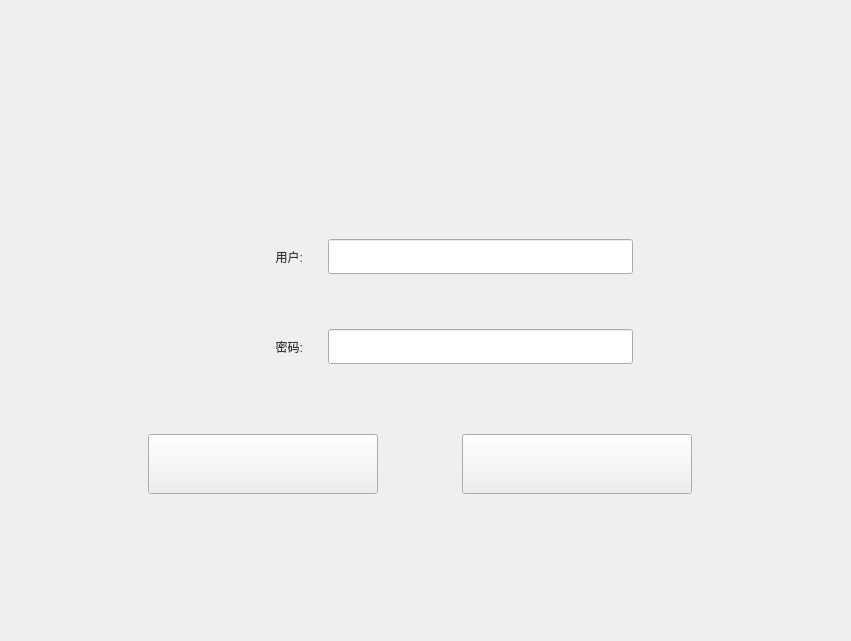
<?xml version="1.0" encoding="UTF-8"?>
<ui version="4.0">
 <class>NLogin</class>
 <widget class="QWidget" name="NLogin">
  <property name="windowModality">
   <enum>Qt::WindowModal</enum>
  </property>
  <property name="enabled">
   <bool>true</bool>
  </property>
  <property name="geometry">
   <rect>
    <x>0</x>
    <y>0</y>
    <width>851</width>
    <height>641</height>
   </rect>
  </property>
  <property name="windowTitle">
   <string>登录</string>
  </property>
  <layout class="QGridLayout" name="gridLayout_2">
   <item row="0" column="0">
    <widget class="QWidget" name="widget_2" native="true">
     <property name="minimumSize">
      <size>
       <width>700</width>
       <height>480</height>
      </size>
     </property>
     <property name="maximumSize">
      <size>
       <width>700</width>
       <height>480</height>
      </size>
     </property>
     <property name="autoFillBackground">
      <bool>false</bool>
     </property>
     <property name="styleSheet">
      <string notr="true"/>
     </property>
     <layout class="QVBoxLayout" name="verticalLayout" stretch="5,0">
      <property name="leftMargin">
       <number>20</number>
      </property>
      <property name="topMargin">
       <number>60</number>
      </property>
      <property name="rightMargin">
       <number>20</number>
      </property>
      <property name="bottomMargin">
       <number>0</number>
      </property>
      <item>
       <layout class="QGridLayout" name="gridLayout" columnstretch="3,5,2">
        <property name="leftMargin">
         <number>25</number>
        </property>
        <property name="topMargin">
         <number>35</number>
        </property>
        <property name="bottomMargin">
         <number>0</number>
        </property>
        <property name="horizontalSpacing">
         <number>25</number>
        </property>
        <property name="verticalSpacing">
         <number>55</number>
        </property>
        <item row="0" column="1">
         <widget class="QLineEdit" name="n_useNameLine">
          <property name="minimumSize">
           <size>
            <width>0</width>
            <height>35</height>
           </size>
          </property>
          <property name="styleSheet">
           <string notr="true">font: 75 12pt &quot;微软雅黑&quot;;</string>
          </property>
          <property name="text">
           <string/>
          </property>
         </widget>
        </item>
        <item row="1" column="0">
         <widget class="QLabel" name="label_2">
          <property name="styleSheet">
           <string notr="true">font: 75 25pt &quot;微软雅黑&quot;;
color: rgb(55, 55, 55);</string>
          </property>
          <property name="text">
           <string>密码:</string>
          </property>
          <property name="alignment">
           <set>Qt::AlignRight|Qt::AlignTrailing|Qt::AlignVCenter</set>
          </property>
         </widget>
        </item>
        <item row="0" column="0">
         <widget class="QLabel" name="label">
          <property name="styleSheet">
           <string notr="true">font: 75 25pt &quot;微软雅黑&quot;;
color: rgb(55, 55, 55);</string>
          </property>
          <property name="text">
           <string>用户:</string>
          </property>
          <property name="alignment">
           <set>Qt::AlignRight|Qt::AlignTrailing|Qt::AlignVCenter</set>
          </property>
         </widget>
        </item>
        <item row="1" column="1">
         <widget class="QLineEdit" name="n_usePwdLine">
          <property name="minimumSize">
           <size>
            <width>0</width>
            <height>35</height>
           </size>
          </property>
          <property name="styleSheet">
           <string notr="true">font: 12pt &quot;AcadEref&quot;;</string>
          </property>
          <property name="text">
           <string/>
          </property>
          <property name="echoMode">
           <enum>QLineEdit::Password</enum>
          </property>
         </widget>
        </item>
        <item row="0" column="2">
         <spacer name="horizontalSpacer_3">
          <property name="orientation">
           <enum>Qt::Horizontal</enum>
          </property>
          <property name="sizeHint" stdset="0">
           <size>
            <width>40</width>
            <height>20</height>
           </size>
          </property>
         </spacer>
        </item>
        <item row="1" column="2">
         <spacer name="horizontalSpacer_4">
          <property name="orientation">
           <enum>Qt::Horizontal</enum>
          </property>
          <property name="sizeHint" stdset="0">
           <size>
            <width>40</width>
            <height>20</height>
           </size>
          </property>
         </spacer>
        </item>
       </layout>
      </item>
      <item>
       <layout class="QHBoxLayout" name="horizontalLayout">
        <property name="spacing">
         <number>20</number>
        </property>
        <property name="leftMargin">
         <number>20</number>
        </property>
        <item>
         <spacer name="horizontalSpacer_5">
          <property name="orientation">
           <enum>Qt::Horizontal</enum>
          </property>
          <property name="sizeHint" stdset="0">
           <size>
            <width>40</width>
            <height>20</height>
           </size>
          </property>
         </spacer>
        </item>
        <item>
         <widget class="QPushButton" name="pushButton_exit">
          <property name="minimumSize">
           <size>
            <width>230</width>
            <height>60</height>
           </size>
          </property>
          <property name="maximumSize">
           <size>
            <width>230</width>
            <height>60</height>
           </size>
          </property>
          <property name="text">
           <string/>
          </property>
         </widget>
        </item>
        <item>
         <spacer name="horizontalSpacer">
          <property name="orientation">
           <enum>Qt::Horizontal</enum>
          </property>
          <property name="sizeHint" stdset="0">
           <size>
            <width>70</width>
            <height>20</height>
           </size>
          </property>
         </spacer>
        </item>
        <item>
         <widget class="QPushButton" name="pushButton">
          <property name="minimumSize">
           <size>
            <width>230</width>
            <height>60</height>
           </size>
          </property>
          <property name="maximumSize">
           <size>
            <width>230</width>
            <height>60</height>
           </size>
          </property>
          <property name="styleSheet">
           <string notr="true">border-image: url(:/icon/loginButton-a.png);
border-image: url(:/icon/loginButtontwo.png);</string>
          </property>
          <property name="text">
           <string/>
          </property>
         </widget>
        </item>
        <item>
         <spacer name="horizontalSpacer_2">
          <property name="orientation">
           <enum>Qt::Horizontal</enum>
          </property>
          <property name="sizeHint" stdset="0">
           <size>
            <width>70</width>
            <height>20</height>
           </size>
          </property>
         </spacer>
        </item>
       </layout>
      </item>
     </layout>
    </widget>
   </item>
  </layout>
 </widget>
 <resources/>
 <connections/>
</ui>
